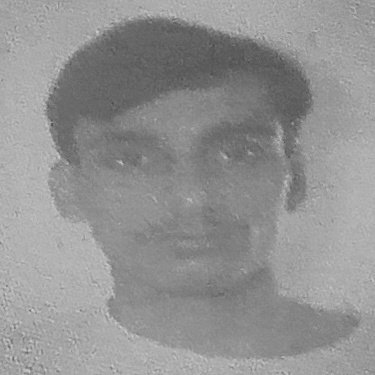
#> input picture data/02_intermediate_data/extracted_face.jpg, 375 x 375 px
$ python -i preprocess.py   (imports and definitions only)
#> lines starting #> are read from the running program, lines starting #| are printed output that depends on the picture; after the words box and inside, x2 and y2 are one past the last pixel; in counts of white or black regions, pixels touching at a corner belong together
### utils.py
import yaml
import os
import json
import logging
import time


def file_exists(file_path):
    is_exist = os.path.exists(file_path)
    if is_exist:
        logging.info(f"File is exis for {file_path}")
        return True

def read_yaml(path_to_yaml:str) -> dict:
#> further down, picture is the input picture: shape (375, 375, 3); min 72, max 213, mean 146.4
    with open(path_to_yaml) as yaml_file:
        content = yaml.safe_load(yaml_file)
    logging.info(f"yaml  file: {path_to_yaml} loaded successfully")
    return content

# [4 lines left out: function create_dirs, not called in this run]

### preprocess.py
import cv2
import numpy as np
import os
import logging
from utils import read_yaml, file_exists

logging_str = "[%(asctime)s: %(levelname)s: %(module)s]: %(message)s"
log_dir = "logs"
# [2 lines not run here, left out]


config_path = "config.yaml"
config = read_yaml(config_path)

artifacts = config['artifacts']
intermediate_dir_path = artifacts['INTERMIDEIATE_DIR']
conour_file_name = artifacts['CONTOUR_FILE']

# [27 lines left out: function read_image, not called in this run]


def extract_id_card(img):
    """
    Extracts the ID card from an image containing other backgrounds.

    Args:
        img (np.ndarray): The input image.

    Returns:
        np.ndarray: The cropped image containing the ID card, or None if no ID card is detected.
    """

    # Convert image to grayscale
    gray_img = cv2.cvtColor(img, cv2.COLOR_BGR2GRAY)

    # Noise reduction
    blur = cv2.GaussianBlur(gray_img, (5, 5), 0)

    # Adaptive thresholding
    thresh = cv2.adaptiveThreshold(blur, 255, cv2.ADAPTIVE_THRESH_MEAN_C, cv2.THRESH_BINARY, 11, 2)
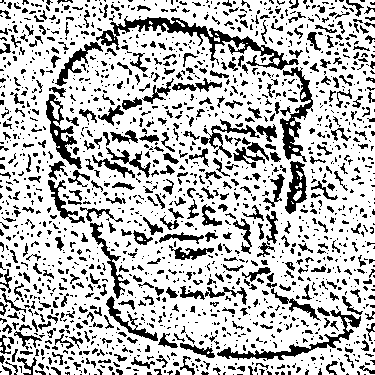
#> thresh: shape (375, 375); 74.2% white; 1700 black regions (1261 under 20 px)

    # Find contours
    contours, _ = cv2.findContours(thresh, cv2.RETR_EXTERNAL, cv2.CHAIN_APPROX_SIMPLE)
#> contours = 9 contours, 8 with area under 20; largest, box (x1, y1, x2, y2) and area: (0, 0, 375, 375) 136974

    # Select the largest contour (assuming the ID card is the largest object)
    largest_contour = None
    largest_area = 0
    for cnt in contours:
        area = cv2.contourArea(cnt)
        if area > largest_area:
            largest_contour = cnt
            largest_area = area
#> this loop made 9 passes
#> (area, largest_area) on pass 8: (136973.5, 136973.5)
#> after the loop, largest_area = 136973.5; largest_contour = contour of 1343 points, box (x1, y1, x2, y2) (0, 0, 375, 375), area 136974

    # If no large contour is found, assume no ID card is present
    if not largest_contour.any():
        return None

    # Get bounding rectangle of the largest contour
    x, y, w, h = cv2.boundingRect(largest_contour)
#> x = 0; y = 0; w = 375; h = 375

    logging.info(f"contours are found at, {(x, y, w, h)}")
    # logging.info("Area largest_area)

    # Apply additional filtering (optional):
    # - Apply bilateral filtering for noise reduction
    # filtered_img = cv2.bilateralFiltering(img[y:y+h, x:x+w], 9, 75, 75)
    # - Morphological operations (e.g., erosion, dilation) for shape refinement
    current_wd = os.getcwd()
    filename = os.path.join(current_wd,intermediate_dir_path, conour_file_name)
    contour_id = img[y:y+h, x:x+w]
    is_exists = file_exists(filename)
    if is_exists:
        # Remove the existing file
        os.remove(filename)

    cv2.imwrite(filename, contour_id)

    return contour_id, filename


# [22 lines left out: function save_image, not called in this run]

>>> import cv2
>>> picture = cv2.imread('data/02_intermediate_data/extracted_face.jpg')
>>> result = extract_id_card(picture)

$ run again, on data/02_intermediate_data/face_image.jpg
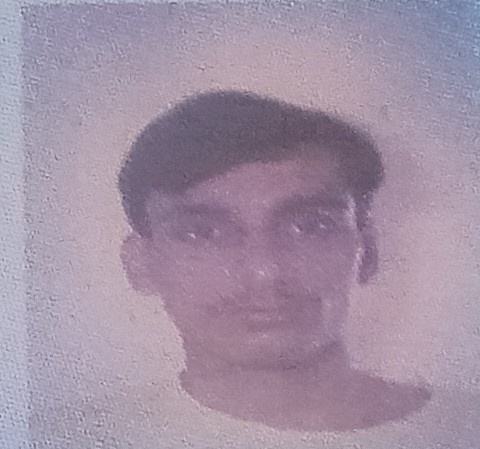
#> input picture data/02_intermediate_data/face_image.jpg, 480 x 449 px
#> picture is the input picture: shape (449, 480, 3); mean B, G, R 164.3, 145.1, 161.8
#> in extract_id_card, `gray_img = cv2.cvtColor(img, cv2.COLOR_BGR2GRAY)`:
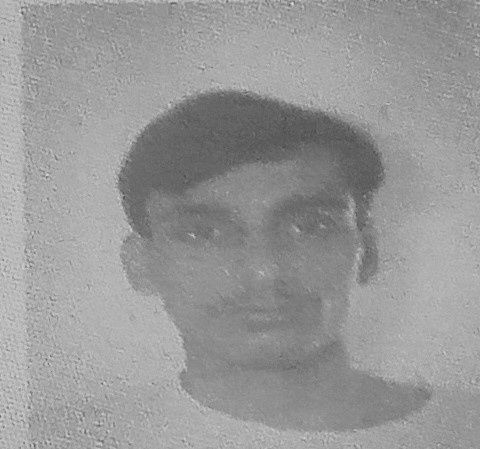
#> gray_img: shape (449, 480); min 69, max 221, mean 152.3
#> in extract_id_card, `thresh = cv2.adaptiveThreshold(blur, 255, cv2.ADAPTIVE_THRESH_MEAN_C, ..`:
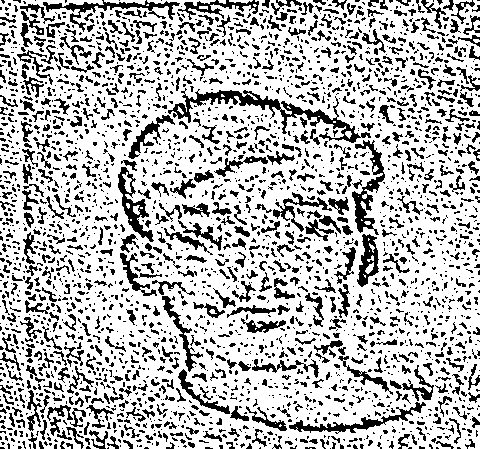
#> thresh: shape (449, 480); 73.1% white; 2760 black regions (2041 under 20 px)
#> contours = 21 contours, 18 with area under 20; largest, box (x1, y1, x2, y2) and area: (0, 0, 480, 449) 208327, (104, 0, 146, 5) 82, (229, 0, 253, 4) 32
#> the loop in extract_id_card, `for cnt in contours:` made 21 passes
#> (area, largest_area) on passes 18, 20, 21: (31.5, 31.5), (81.5, 81.5), (208327, 208327)
#> after the loop in extract_id_card, `for cnt in contours:`: largest_area = 208327; largest_contour = contour of 2154 points, box (x1, y1, x2, y2) (0, 0, 480, 449), area 208327
#> x = 0; w = 480; h = 449
